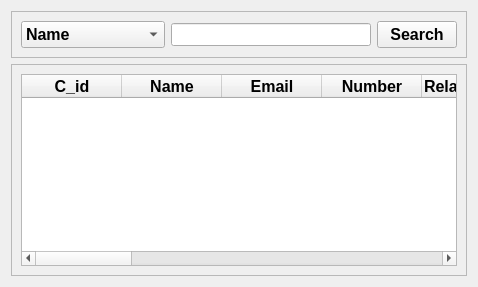
                             <widget class="QWidget" name="single_search">
                              <layout class="QVBoxLayout" name="verticalLayout_5">
                               <item alignment="Qt::AlignHCenter|Qt::AlignTop">
                                <widget class="QFrame" name="frame_12">
                                 <property name="frameShape">
                                  <enum>QFrame::StyledPanel</enum>
                                 </property>
                                 <property name="frameShadow">
                                  <enum>QFrame::Raised</enum>
                                 </property>
                                 <layout class="QHBoxLayout" name="horizontalLayout_7">
                                  <item>
                                   <widget class="QComboBox" name="single_search_item">
                                    <property name="maximumSize">
                                     <size>
                                      <width>170</width>
                                      <height>16777215</height>
                                     </size>
                                    </property>
                                    <property name="font">
                                     <font>
                                      <pointsize>12</pointsize>
                                      <weight>75</weight>
                                      <bold>true</bold>
                                     </font>
                                    </property>
                                    <item>
                                     <property name="text">
                                      <string>Name</string>
                                     </property>
                                    </item>
                                    <item>
                                     <property name="text">
                                      <string>Mobile Number</string>
                                     </property>
                                    </item>
                                   </widget>
                                  </item>
                                  <item>
                                   <widget class="QLineEdit" name="single_search_value">
                                    <property name="minimumSize">
                                     <size>
                                      <width>200</width>
                                      <height>0</height>
                                     </size>
                                    </property>
                                    <property name="maximumSize">
                                     <size>
                                      <width>250</width>
                                      <height>16777215</height>
                                     </size>
                                    </property>
                                    <property name="font">
                                     <font>
                                      <pointsize>10</pointsize>
                                     </font>
                                    </property>
                                   </widget>
                                  </item>
                                  <item>
                                   <widget class="QPushButton" name="single_search_btn">
                                    <property name="maximumSize">
                                     <size>
                                      <width>125</width>
                                      <height>16777215</height>
                                     </size>
                                    </property>
                                    <property name="font">
                                     <font>
                                      <pointsize>12</pointsize>
                                      <weight>75</weight>
                                      <bold>true</bold>
                                     </font>
                                    </property>
                                    <property name="text">
                                     <string>Search</string>
                                    </property>
                                    <property name="icon">
                                     <iconset resource="icon.qrc">
                                      <normaloff>:/icon/icons/search-185.svg</normaloff>:/icon/icons/search-185.svg</iconset>
                                    </property>
                                    <property name="iconSize">
                                     <size>
                                      <width>35</width>
                                      <height>35</height>
                                     </size>
                                    </property>
                                   </widget>
                                  </item>
                                 </layout>
                                </widget>
                               </item>
                               <item>
                                <widget class="QFrame" name="frame_13">
                                 <property name="sizePolicy">
                                  <sizepolicy hsizetype="Preferred" vsizetype="Expanding">
                                   <horstretch>0</horstretch>
                                   <verstretch>0</verstretch>
                                  </sizepolicy>
                                 </property>
                                 <property name="frameShape">
                                  <enum>QFrame::StyledPanel</enum>
                                 </property>
                                 <property name="frameShadow">
                                  <enum>QFrame::Raised</enum>
                                 </property>
                                 <layout class="QHBoxLayout" name="horizontalLayout_8">
                                  <item>
                                   <widget class="QTableWidget" name="tableWidget_4">
                                    <column>
                                     <property name="text">
                                      <string>C_id</string>
                                     </property>
                                     <property name="font">
                                      <font>
                                       <pointsize>12</pointsize>
                                       <weight>75</weight>
                                       <bold>true</bold>
                                      </font>
                                     </property>
                                    </column>
                                    <column>
                                     <property name="text">
                                      <string>Name</string>
                                     </property>
                                     <property name="font">
                                      <font>
                                       <pointsize>12</pointsize>
                                       <weight>75</weight>
                                       <bold>true</bold>
                                      </font>
                                     </property>
                                    </column>
                                    <column>
                                     <property name="text">
                                      <string>Email</string>
                                     </property>
                                     <property name="font">
                                      <font>
                                       <pointsize>12</pointsize>
                                       <weight>75</weight>
                                       <bold>true</bold>
                                      </font>
                                     </property>
                                    </column>
                                    <column>
                                     <property name="text">
                                      <string>Number</string>
                                     </property>
                                     <property name="font">
                                      <font>
                                       <pointsize>12</pointsize>
                                       <weight>75</weight>
                                       <bold>true</bold>
                                      </font>
                                     </property>
                                    </column>
                                    <column>
                                     <property name="text">
                                      <string>Relationship</string>
                                     </property>
                                     <property name="font">
                                      <font>
                                       <pointsize>12</pointsize>
                                       <weight>75</weight>
                                       <bold>true</bold>
                                      </font>
                                     </property>
                                    </column>
                                    <column>
                                     <property name="text">
                                      <string>Type</string>
                                     </property>
                                     <property name="font">
                                      <font>
                                       <pointsize>12</pointsize>
                                       <weight>75</weight>
                                       <bold>true</bold>
                                      </font>
                                     </property>
                                    </column>
                                    <column>
                                     <property name="text">
                                      <string>Date_of_Birth</string>
                                     </property>
                                     <property name="font">
                                      <font>
                                       <pointsize>12</pointsize>
                                       <weight>75</weight>
                                       <bold>true</bold>
                                      </font>
                                     </property>
                                    </column>
                                    <column>
                                     <property name="text">
                                      <string>Hno</string>
                                     </property>
                                     <property name="font">
                                      <font>
                                       <pointsize>12</pointsize>
                                       <weight>75</weight>
                                       <bold>true</bold>
                                      </font>
                                     </property>
                                    </column>
                                    <column>
                                     <property name="text">
                                      <string>Hname</string>
                                     </property>
                                     <property name="font">
                                      <font>
                                       <pointsize>12</pointsize>
                                       <weight>75</weight>
                                       <bold>true</bold>
                                      </font>
                                     </property>
                                    </column>
                                    <column>
                                     <property name="text">
                                      <string>Area</string>
                                     </property>
                                     <property name="font">
                                      <font>
                                       <pointsize>12</pointsize>
                                       <weight>75</weight>
                                       <bold>true</bold>
                                      </font>
                                     </property>
                                    </column>
                                    <column>
                                     <property name="text">
                                      <string>City</string>
                                     </property>
                                     <property name="font">
                                      <font>
                                       <pointsize>12</pointsize>
                                       <weight>75</weight>
                                       <bold>true</bold>
                                      </font>
                                     </property>
                                    </column>
                                    <column>
                                     <property name="text">
                                      <string>State</string>
                                     </property>
                                     <property name="font">
                                      <font>
                                       <pointsize>12</pointsize>
                                       <weight>75</weight>
                                       <bold>true</bold>
                                      </font>
                                     </property>
                                    </column>
                                    <column>
                                     <property name="text">
                                      <string>PinCode</string>
                                     </property>
                                     <property name="font">
                                      <font>
                                       <pointsize>12</pointsize>
                                       <weight>75</weight>
                                       <bold>true</bold>
                                      </font>
                                     </property>
                                    </column>
                                    <column>
                                     <property name="text">
                                      <string>Zone</string>
                                     </property>
                                     <property name="font">
                                      <font>
                                       <pointsize>12</pointsize>
                                       <weight>75</weight>
                                       <bold>true</bold>
                                      </font>
                                     </property>
                                    </column>
                                    <column>
                                     <property name="text">
                                      <string>Company</string>
                                     </property>
                                     <property name="font">
                                      <font>
                                       <pointsize>12</pointsize>
                                       <weight>75</weight>
                                       <bold>true</bold>
                                      </font>
                                     </property>
                                    </column>
                                    <column>
                                     <property name="text">
                                      <string>Location</string>
                                     </property>
                                     <property name="font">
                                      <font>
                                       <pointsize>12</pointsize>
                                       <weight>75</weight>
                                       <bold>true</bold>
                                      </font>
                                     </property>
                                    </column>
                                    <column>
                                     <property name="text">
                                      <string>Phone_Type</string>
                                     </property>
                                     <property name="font">
                                      <font>
                                       <pointsize>12</pointsize>
                                       <weight>75</weight>
                                       <bold>true</bold>
                                      </font>
                                     </property>
                                    </column>
                                   </widget>
                                  </item>
                                 </layout>
                                </widget>
                               </item>
                              </layout>
                             </widget>
